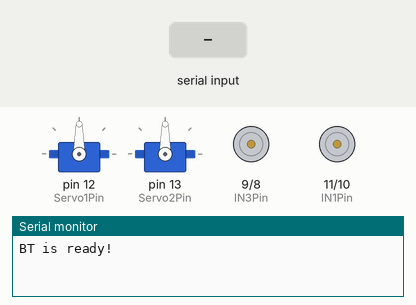
Bench run of a sketch on a simulated Arduino Uno, built with avr-gcc and run on an emulated ATmega328P. On the bench: 2 × servo, motor-driver pin pairs drawn as motors (green arrow = first pin HIGH = forward, orange = second pin HIGH = backward, longer = more drive), the last lines printed to the serial monitor. The test bench sets the inputs (shaded band).

Above: at 1.2 s.
1.3 s: "B" received over the second serial link
At 2.5 s:
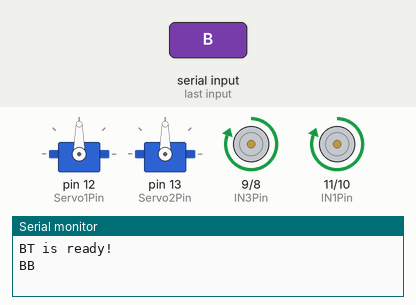
2.8 s: "L" received over the second serial link
At 3.6 s:
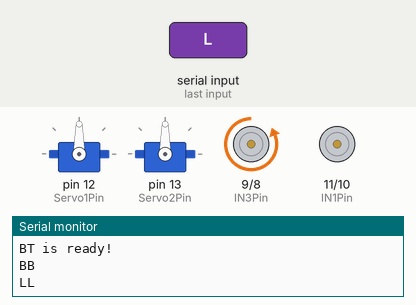
4.3 s: "R" received over the second serial link
At 4.8 s:
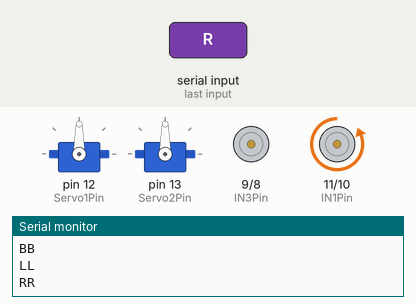
Timing chart, 0 to 7.3 s (numbered marks = the images above; inputs shaded):
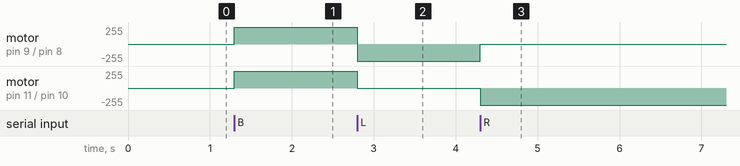

The sketch:

BT_Car02.ino
```cpp
#include <String.h>
#include <Servo.h>
/* Input for motorA:
   IN1      IN2      Action
   LOW      LOW      Motor Stop
   HIGH     LOW      Motor moves forward
   LOW      HIGH     Motor moves backward
   HIGH     HIGH     Motor Stop
*/
const int IN1Pin  = 11;
const int IN2Pin = 10;
const int IN3Pin = 9;
const int IN4Pin = 8;

const int DELAY = 3000;
#define TXPin 3
#define RXPin 2

#define Servo1Pin 12
#define Servo2Pin 13

#include <SoftwareSerial.h>   // 引用程式庫

// 定義連接藍牙模組的序列埠
SoftwareSerial BT(RXPin, TXPin); // 接收腳, 傳送腳
char val;  // 儲存接收資料的變數
//String CarCommand = String("FBLR") ;    //設定車子可以接受字串
String CarCommand = "FBLRX" ;    //設定車子可以接受字串
Servo myservo1;
Servo myservo2;

void setup()
{
  pinMode(IN1Pin, OUTPUT);
  pinMode(IN2Pin, OUTPUT);
  pinMode(IN3Pin, OUTPUT);
  pinMode(IN4Pin, OUTPUT);
//----------Servo
  myservo1.attach(Servo1Pin);
  myservo2.attach(Servo2Pin);

  //------------BT_Talk Code

     Serial.begin(9600);   // 與電腦序列埠連線
  Serial.println("BT is ready!");

  // 設定藍牙模組的連線速率
  // 如果是HC-05，請改成9600
    BT.begin(9600);


}

void loop()
{
    if (BT.available())
    {
          val = BT.read();
          Serial.print(val);
        //    Serial.println(CarCommand.indexOf(2),DEC) ;
        //    Serial.println(CarCommand.indexOf('L'),DEC) ;
        //    Serial.println(CarCommand.indexOf('K'),DEC) ;
    if (CarCommand.indexOf(val) >0)
        {
          //  Serial.println(CarCommand.charAt(val)) ;
             BTCMD(val) ;     //執行車子命令

        }
    }
}
void BTCMD(char cmd)
{
    //執行車子命令

    if (cmd == 'F')
            forward();      //前進
    if (cmd == 'B')
            backward();     //向左
    if (cmd == 'L')
            left();         //向左
    if (cmd == 'R')
            right();        //向右
    if (cmd == 'X')
            motorstop();    //停車
      Serial.println(cmd) ;

}

void Servo1Action(int angle)
{
    myservo1.write(angle);  // set servo to mid-poin
}

void Servo2Action(int angle)
{
    myservo2.write(angle);  // set servo to mid-poin
}


void selfTest()
{
  forward();
  delay(DELAY);
  motorstop(); delay(500);

  backward();
  delay(DELAY);
  motorstop(); delay(500);

  right();
  delay(DELAY);
  motorstop(); delay(500);

  left();
  delay(DELAY);
  motorstop(); delay(500);
}

void motorstop()
{
  digitalWrite(IN1Pin, LOW);
  digitalWrite(IN2Pin, LOW);
  digitalWrite(IN3Pin, LOW);
  digitalWrite(IN4Pin, LOW);
}

void forward()
{
  digitalWrite(IN1Pin, LOW);
  digitalWrite(IN2Pin, HIGH);
  digitalWrite(IN3Pin, LOW);
  digitalWrite(IN4Pin, HIGH);
}

void backward()
{
  digitalWrite(IN1Pin, HIGH);
  digitalWrite(IN2Pin, LOW);
  digitalWrite(IN3Pin, HIGH);
  digitalWrite(IN4Pin, LOW);
}

// Let right motor keep running, but stop left motor
void right()
{
  digitalWrite(IN1Pin, LOW);
  digitalWrite(IN2Pin, HIGH);
  digitalWrite(IN3Pin, LOW);
  digitalWrite(IN4Pin, LOW);
}

// Let left motor keep running, but stop right motor
void left()
{
  digitalWrite(IN1Pin, LOW);
  digitalWrite(IN2Pin, LOW);
  digitalWrite(IN3Pin, LOW);
  digitalWrite(IN4Pin, HIGH);
}
```

Measured:
- after the input at 1.3 s, motor on pin 9 (IN3Pin) / pin 8 (IN4Pin), motor on pin 11 (IN1Pin) / pin 10 (IN2Pin): stopped → forward 255/255 at once
- after the input at 2.8 s, motor on pin 9 (IN3Pin) / pin 8 (IN4Pin): forward 255/255 → backward 255/255 at once; motor on pin 11 (IN1Pin) / pin 10 (IN2Pin): forward 255/255 → stopped at once
- after the input at 4.3 s, motor on pin 9 (IN3Pin) / pin 8 (IN4Pin): backward 255/255 → stopped at once; motor on pin 11 (IN1Pin) / pin 10 (IN2Pin): stopped → backward 255/255 at once
